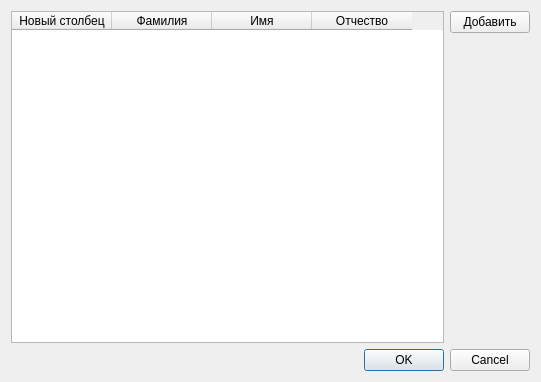
<?xml version="1.0" encoding="UTF-8"?>
<ui version="4.0">
 <class>addFaceDescriptor</class>
 <widget class="QDialog" name="addFaceDescriptor">
  <property name="geometry">
   <rect>
    <x>0</x>
    <y>0</y>
    <width>541</width>
    <height>382</height>
   </rect>
  </property>
  <property name="windowTitle">
   <string>Dialog</string>
  </property>
  <layout class="QVBoxLayout" name="verticalLayout_2">
   <item>
    <layout class="QHBoxLayout" name="horizontalLayout">
     <item>
      <widget class="QTableWidget" name="tableWidget">
       <column>
        <property name="text">
         <string>Новый столбец</string>
        </property>
       </column>
       <column>
        <property name="text">
         <string>Фамилия</string>
        </property>
       </column>
       <column>
        <property name="text">
         <string>Имя</string>
        </property>
       </column>
       <column>
        <property name="text">
         <string>Отчество</string>
        </property>
       </column>
      </widget>
     </item>
     <item>
      <layout class="QVBoxLayout" name="verticalLayout">
       <item>
        <widget class="QPushButton" name="pushButton">
         <property name="text">
          <string>Добавить</string>
         </property>
        </widget>
       </item>
       <item>
        <spacer name="verticalSpacer">
         <property name="orientation">
          <enum>Qt::Vertical</enum>
         </property>
         <property name="sizeHint" stdset="0">
          <size>
           <width>20</width>
           <height>40</height>
          </size>
         </property>
        </spacer>
       </item>
      </layout>
     </item>
    </layout>
   </item>
   <item>
    <widget class="QDialogButtonBox" name="buttonBox">
     <property name="orientation">
      <enum>Qt::Horizontal</enum>
     </property>
     <property name="standardButtons">
      <set>QDialogButtonBox::Cancel|QDialogButtonBox::Ok</set>
     </property>
    </widget>
   </item>
  </layout>
 </widget>
 <resources/>
 <connections>
  <connection>
   <sender>buttonBox</sender>
   <signal>accepted()</signal>
   <receiver>addFaceDescriptor</receiver>
   <slot>accept()</slot>
   <hints>
    <hint type="sourcelabel">
     <x>248</x>
     <y>254</y>
    </hint>
    <hint type="destinationlabel">
     <x>157</x>
     <y>274</y>
    </hint>
   </hints>
  </connection>
  <connection>
   <sender>buttonBox</sender>
   <signal>rejected()</signal>
   <receiver>addFaceDescriptor</receiver>
   <slot>reject()</slot>
   <hints>
    <hint type="sourcelabel">
     <x>316</x>
     <y>260</y>
    </hint>
    <hint type="destinationlabel">
     <x>286</x>
     <y>274</y>
    </hint>
   </hints>
  </connection>
 </connections>
</ui>
